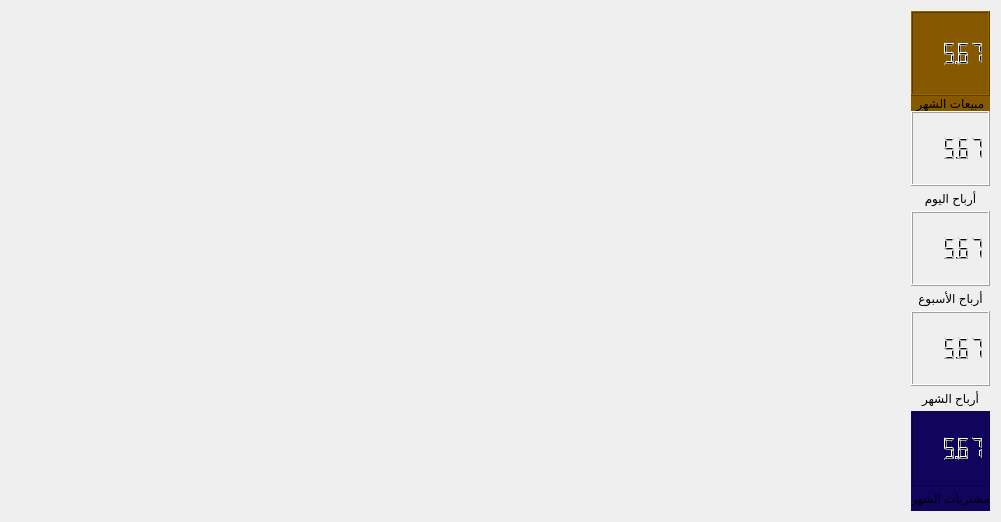
            <widget class="QWidget" name="tab_1">
             <attribute name="title">
              <string>الصفحة الرئيسية</string>
             </attribute>
             <layout class="QVBoxLayout" name="verticalLayout_9">
              <item>
               <layout class="QHBoxLayout" name="horizontalLayout_4" stretch="1,1">
                <property name="spacing">
                 <number>0</number>
                </property>
                <item>
                 <widget class="QLabel" name="label_8">
                  <property name="sizePolicy">
                   <sizepolicy hsizetype="Expanding" vsizetype="Expanding">
                    <horstretch>0</horstretch>
                    <verstretch>0</verstretch>
                   </sizepolicy>
                  </property>
                  <property name="minimumSize">
                   <size>
                    <width>900</width>
                    <height>500</height>
                   </size>
                  </property>
                  <property name="text">
                   <string/>
                  </property>
                  <property name="pixmap">
                   <pixmap resource="icons.qrc">:/icons/icons/ph2.png</pixmap>
                  </property>
                  <property name="scaledContents">
                   <bool>true</bool>
                  </property>
                 </widget>
                </item>
                <item>
                 <layout class="QVBoxLayout" name="verticalLayout_8">
                  <property name="spacing">
                   <number>0</number>
                  </property>
                  <item>
                   <layout class="QVBoxLayout" name="verticalLayout_3" stretch="3,0">
                    <property name="spacing">
                     <number>0</number>
                    </property>
                    <item>
                     <widget class="QLCDNumber" name="lcdNumber">
                      <property name="styleSheet">
                       <string notr="true">background-color: rgb(134, 89, 0);</string>
                      </property>
                      <property name="frameShape">
                       <enum>QFrame::Box</enum>
                      </property>
                      <property name="midLineWidth">
                       <number>0</number>
                      </property>
                      <property name="smallDecimalPoint">
                       <bool>true</bool>
                      </property>
                      <property name="digitCount">
                       <number>5</number>
                      </property>
                      <property name="value" stdset="0">
                       <double>5.670000000000000</double>
                      </property>
                     </widget>
                    </item>
                    <item>
                     <widget class="QLabel" name="label">
                      <property name="styleSheet">
                       <string notr="true">background-color: rgb(134, 89, 0);</string>
                      </property>
                      <property name="text">
                       <string>مبيعات الشهر</string>
                      </property>
                      <property name="alignment">
                       <set>Qt::AlignCenter</set>
                      </property>
                     </widget>
                    </item>
                   </layout>
                  </item>
                  <item>
                   <layout class="QVBoxLayout" name="verticalLayout_4" stretch="3,1">
                    <property name="spacing">
                     <number>0</number>
                    </property>
                    <item>
                     <widget class="QLCDNumber" name="lcdNumber_2">
                      <property name="midLineWidth">
                       <number>0</number>
                      </property>
                      <property name="smallDecimalPoint">
                       <bool>true</bool>
                      </property>
                      <property name="digitCount">
                       <number>5</number>
                      </property>
                      <property name="value" stdset="0">
                       <double>5.670000000000000</double>
                      </property>
                     </widget>
                    </item>
                    <item>
                     <widget class="QLabel" name="label_2">
                      <property name="text">
                       <string>أرباح اليوم</string>
                      </property>
                      <property name="alignment">
                       <set>Qt::AlignCenter</set>
                      </property>
                     </widget>
                    </item>
                   </layout>
                  </item>
                  <item>
                   <layout class="QVBoxLayout" name="verticalLayout_5" stretch="3,1">
                    <property name="spacing">
                     <number>0</number>
                    </property>
                    <item>
                     <widget class="QLCDNumber" name="lcdNumber_3">
                      <property name="midLineWidth">
                       <number>0</number>
                      </property>
                      <property name="smallDecimalPoint">
                       <bool>true</bool>
                      </property>
                      <property name="digitCount">
                       <number>5</number>
                      </property>
                      <property name="value" stdset="0">
                       <double>5.670000000000000</double>
                      </property>
                     </widget>
                    </item>
                    <item>
                     <widget class="QLabel" name="label_3">
                      <property name="text">
                       <string>أرباح الأسبوع</string>
                      </property>
                      <property name="alignment">
                       <set>Qt::AlignCenter</set>
                      </property>
                     </widget>
                    </item>
                   </layout>
                  </item>
                  <item>
                   <layout class="QVBoxLayout" name="verticalLayout_7" stretch="3,1">
                    <property name="spacing">
                     <number>0</number>
                    </property>
                    <item>
                     <widget class="QLCDNumber" name="lcdNumber_5">
                      <property name="midLineWidth">
                       <number>0</number>
                      </property>
                      <property name="smallDecimalPoint">
                       <bool>true</bool>
                      </property>
                      <property name="digitCount">
                       <number>5</number>
                      </property>
                      <property name="value" stdset="0">
                       <double>5.670000000000000</double>
                      </property>
                     </widget>
                    </item>
                    <item>
                     <widget class="QLabel" name="label_5">
                      <property name="text">
                       <string>أرباح الشهر</string>
                      </property>
                      <property name="alignment">
                       <set>Qt::AlignCenter</set>
                      </property>
                     </widget>
                    </item>
                   </layout>
                  </item>
                  <item>
                   <layout class="QVBoxLayout" name="verticalLayout_6" stretch="3,1">
                    <property name="spacing">
                     <number>0</number>
                    </property>
                    <item>
                     <widget class="QLCDNumber" name="lcdNumber_4">
                      <property name="styleSheet">
                       <string notr="true">background-color: rgb(15, 5, 93);</string>
                      </property>
                      <property name="midLineWidth">
                       <number>0</number>
                      </property>
                      <property name="smallDecimalPoint">
                       <bool>true</bool>
                      </property>
                      <property name="digitCount">
                       <number>5</number>
                      </property>
                      <property name="segmentStyle">
                       <enum>QLCDNumber::Filled</enum>
                      </property>
                      <property name="value" stdset="0">
                       <double>5.670000000000000</double>
                      </property>
                     </widget>
                    </item>
                    <item>
                     <widget class="QLabel" name="label_4">
                      <property name="styleSheet">
                       <string notr="true">background-color: rgb(15, 5, 93);</string>
                      </property>
                      <property name="text">
                       <string>مشتريات الشهر</string>
                      </property>
                      <property name="alignment">
                       <set>Qt::AlignCenter</set>
                      </property>
                      <property name="margin">
                       <number>0</number>
                      </property>
                     </widget>
                    </item>
                   </layout>
                  </item>
                 </layout>
                </item>
               </layout>
              </item>
             </layout>
            </widget>
